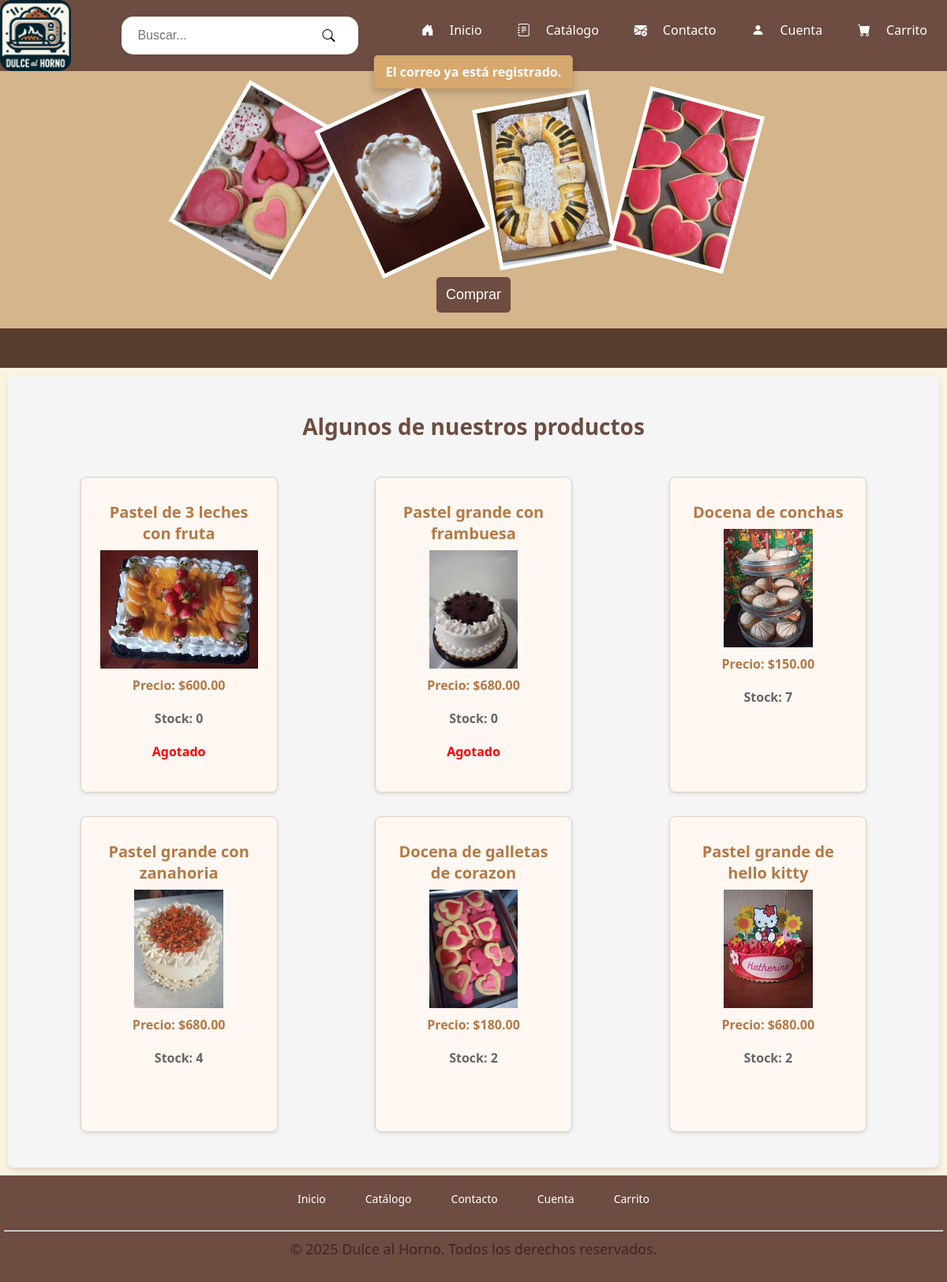
Page / (signed in) on the committed database.
### tables this page shows
CREATE TABLE `productos` (
  `producto_id` int(11) NOT NULL AUTO_INCREMENT,
  `nombre` varchar(100) NOT NULL,
  `precio` decimal(10,2) NOT NULL,
  `img_url` varchar(255) DEFAULT NULL,
  `estado` enum('disponible','no disponible') NOT NULL DEFAULT 'disponible',
  `descripcion` text DEFAULT NULL,
  `stock` int(11) NOT NULL DEFAULT 0,
  PRIMARY KEY (`producto_id`)
);

### productos/productos.php (the view, shortened to what this page needs)
<?php
include __DIR__ . '/../config/db.php';
$isCatalogo = basename($_SERVER['PHP_SELF']) === 'catalogo.php';
if (isset($_GET['q']) && !empty(trim($_GET['q']))) {
    $busqueda = "%" . $_GET['q'] . "%";
    $stmt = $conn->prepare("SELECT * FROM productos WHERE estado = 'disponible' AND (nombre LIKE ? OR descripcion LIKE ?)");
    $stmt->bind_param("ss", $busqueda, $busqueda);
    $stmt->execute();
    $resultado = $stmt->get_result();
    echo "<h2>Resultados para: <em>" . htmlspecialchars($_GET['q']) . "</em></h2>";
} else {
    if ($isCatalogo) {
        $resultado = $conn->query("SELECT * FROM productos WHERE estado = 'disponible'");
    } else {
        $resultado = $conn->query("SELECT * FROM productos WHERE estado = 'disponible' ORDER BY RAND() LIMIT 6");
    }
}
echo '<div class="productos-grid">';
while ($producto = $resultado->fetch_assoc()) { ?>
    <div class="producto-card">
        <?php
        $rutaDetalle = basename($_SERVER['PHP_SELF']) === 'catalogo.php'
            ? '/productos/detalle_producto.php?id=' . $producto['producto_id']
            : '/productos/detalle_producto.php?id=' . $producto['producto_id'];
        ?>
        <a href="<?= $rutaDetalle ?>" style="text-decoration: none; color: inherit;">
            <h3 style="font-size: 1.25rem; font-weight: bold; margin-bottom: 0.5rem; color: #b47945;">
                <?php echo $producto['nombre']; ?>
            </h3>
            <div class="producto-img">
                <?php
                $rutaImg = basename($_SERVER['PHP_SELF']) === 'catalogo.php'
                    ? '/' . $producto['img_url']
                    : '/'. $producto['img_url'];
                ?>
                <?php if (!empty($producto['img_url'])): ?>
                    <img src="<?= htmlspecialchars($rutaImg) ?>"
                        alt="<?= htmlspecialchars($producto['nombre']) ?>">
                <?php else: ?>
                    <i class="bi bi-image" style="font-size: 40px; color: gray;"></i>
                <?php endif; ?>
            </div>
            <p style="color: #b47945; font-weight: bold;">Precio: $<?php echo number_format($producto['precio'], 2); ?></p>
            <p style="color: #666; font-weight: bold;">Stock: <?php echo (int)$producto['stock']; ?></p>
            <?php if ($producto['stock'] <= 0) {
                echo '<p style="color: red; font-weight: bold;">Agotado</p>';
            } ?>
        </a>
    </div>
<?php }
echo '</div>';
?>

### assets/css/styles.css (style rules this page uses)
* { margin: 0; padding: 0; box-sizing: border-box; }
body { background-color: #FAF3E0; height: 100%; margin: 0; padding: 0; display: flex; flex-direction: column; font-family: 'Segoe UI', Tahoma, Geneva, Verdana, sans-serif; }
p { font-size: 18px; color: #3E2723; margin-bottom: 20px; }

### assets/css/styles-productos.css (style rules this page uses)
.productos-grid { display: grid; grid-template-columns: repeat(3, 1fr); grid-template-rows: repeat(2, 1fr); gap: 30px; padding: 20px; justify-items: center; max-width: 100%; margin: 0 auto; }
.producto-card { background-color: #FFF7F2; border: 1px solid #E0D2C0; border-radius: 8px; text-align: center; padding: 20px; width: 100%; max-width: 250px; box-shadow: 0 2px 5px rgba(0,0,0,0.1); transition: transform 0.2s ease-in-out; }
.producto-card img { max-width: 100%; height: 150px; object-fit: cover; margin-bottom: 10px; }
.producto-card h3 { margin: 10px 0 5px; font-size: 18px; color: #6D4C41; }
.producto-card p { font-size: 16px; color: #6D4C41; }

### rows in the picture
productos: nombre "Pastel de 3 leches con fruta", img_url (picture), precio "600.00", stock "0", shows "Agotado"
productos: nombre "Pastel grande con frambuesa", img_url (picture), precio "680.00", stock "0", shows "Agotado"
productos: nombre "Docena de conchas", img_url (picture), precio "150.00", stock "7"
productos: nombre "Pastel grande con zanahoria", img_url (picture), precio "680.00", stock "4"
productos: nombre "Docena de galletas de corazon", img_url (picture), precio "180.00", stock "2"
productos: nombre "Pastel grande de hello kitty", img_url (picture), precio "680.00", stock "2"

### other values in the picture
$_SESSION['mensaje'] "El correo ya está registrado."
